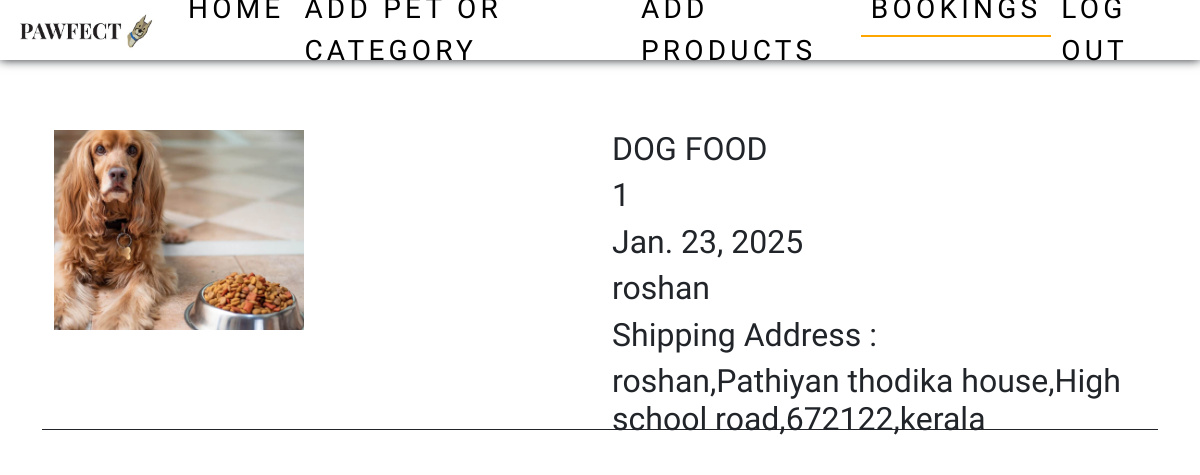
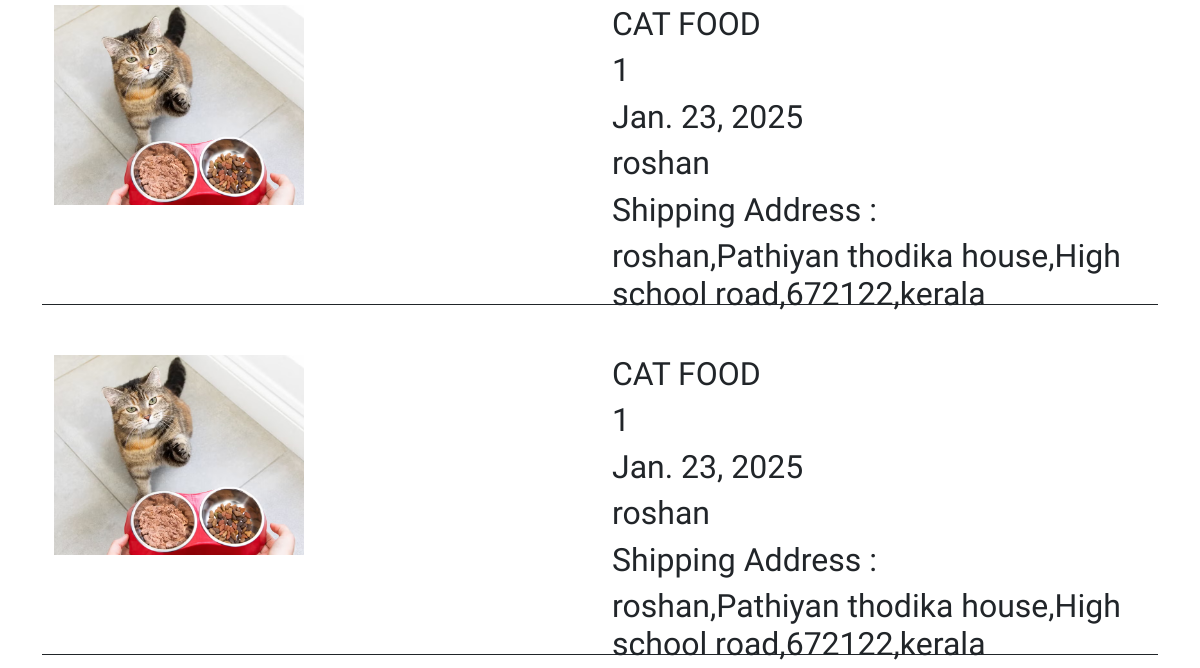
Before: /booking (upper part) with the older database file (2 pictures, top to bottom).
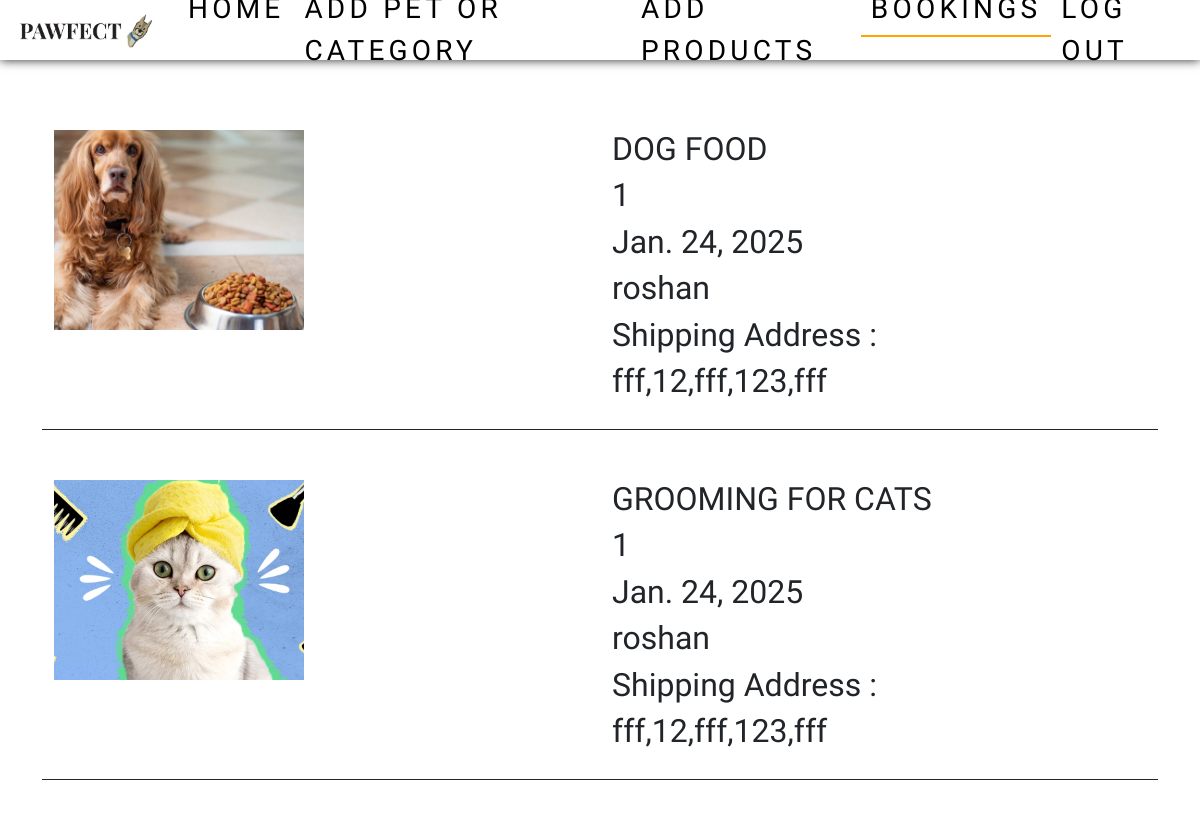
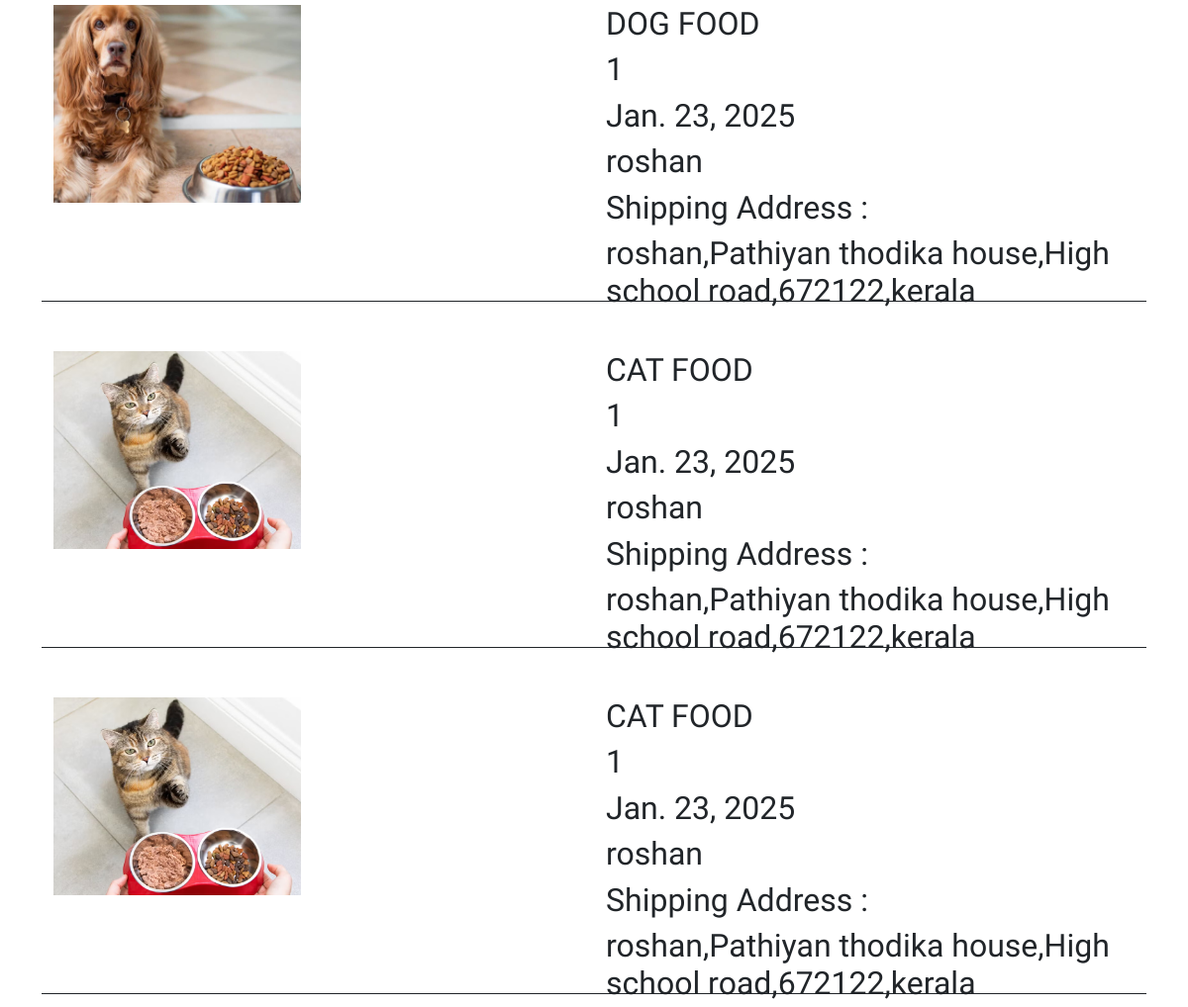
After: the same page with the newer database file (2 pictures, top to bottom).
### app/models.py (models this page shows)
class Bookings(models.Model):
    user=models.ForeignKey(User,on_delete=models.CASCADE)
    pro=models.ForeignKey(Details,on_delete=models.CASCADE)
    qty=models.TextField()
    price=models.FloatField()
    address=models.ForeignKey(Address,on_delete=models.CASCADE)
    date=models.DateField(auto_now_add=True)

class Details(models.Model):
    product=models.ForeignKey(Product, on_delete=models.CASCADE)
    dis=models.TextField()
    price=models.IntegerField()
    ofr_per=models.FloatField()
    ofr_price=models.FloatField()
    stock=models.IntegerField()

class Product(models.Model):
    category=models.ForeignKey(Category, on_delete=models.CASCADE)
    name=models.TextField()
    img=models.FileField()
    dis=models.TextField()

class Address(models.Model):
    user=models.ForeignKey(User,on_delete=models.CASCADE)
    name=models.TextField()
    phn=models.IntegerField()
    house=models.TextField()
    street=models.TextField()
    pin=models.IntegerField()
    state=models.TextField()

### app/views.py (the view)
# urls.py: path('booking',views.booking),
def booking(req):
    data=Bookings.objects.all()[::-1]
    return render(req,'shop/bookings.html',{'data':data})

### templates/shop/bookings.html (shortened to what this page needs)
<!DOCTYPE html>
<html lang="en">
<head>
  {% load static %}
    <link href="https://cdn.jsdelivr.net/npm/bootstrap@5.3.3/dist/css/bootstrap.min.css" rel="stylesheet">
    <link rel="stylesheet" href="{% static 'css/style.css' %}">
</head>
<body>
  <nav class="navbar navbar-expand-sm  fixed-top">
    <div class="container-fluid">
      <a class="navbar-brand" href="#"><img src="{% static 'images/pawfectlogo.jpg'%}" alt="" width="150px"></a>
      <div class="collapse navbar-collapse" id="collapsibleNavbar">
        <ul class="navbar-nav">
          <li class="nav-item">
            <a class="nav-link " href="shop_home">Home</a>
          </li>
          <li class="nav-item">
            <a class="nav-link" href="add_pet">Add Pet or Category</a>
          </li>
          <li class="nav-item">
            <a class="nav-link" href="add_prod">Add Products</a>
          </li>
          <li class="nav-item">
            <a class="nav-link active" href="booking">Bookings</a>
          </li>
          <li class="nav-item">
            <a class="nav-link" href="logout">Log out</a>
          </li>
        </ul>
      </div>
    </div>
  </nav>
    <div class="container booking">
        {% for i in data %}
        <div class="row">
            <div class="col-6">
                <img class="petPhoto" src="{{i.pro.product.img.url}}" alt="">
            </div>
            <div class="col-6">
                <h2>{{i.pro.product.name}}</h2>
                <h2>{{i.qty}}</h2>
                <h2>{{i.date}}</h2>
                <h2>{{i.user.first_name}}</h2>
                <h2>Shipping Address : </h2>
                <h2>{{i.address.name}},{{i.address.house}},{{i.address.street}},{{i.address.pin}},{{i.address.state}}</h2>
            </div>
        </div>
        {% endfor %}
    </div>
</body>
</html>

Changed rows visible on the page:
added Bookings: pro.product.img (picture), pro.product.name "DOG FOOD", qty "1", date "Jan. 24, 2025", user.first_name "roshan", address.name "fff", address.house "12", address.street "fff", address.pin "123", address.state "fff"
added Bookings: pro.product.img (picture), pro.product.name "GROOMING FOR CATS", qty "1", date "Jan. 24, 2025", user.first_name "roshan", address.name "fff", address.house "12", address.street "fff", address.pin "123", address.state "fff"
